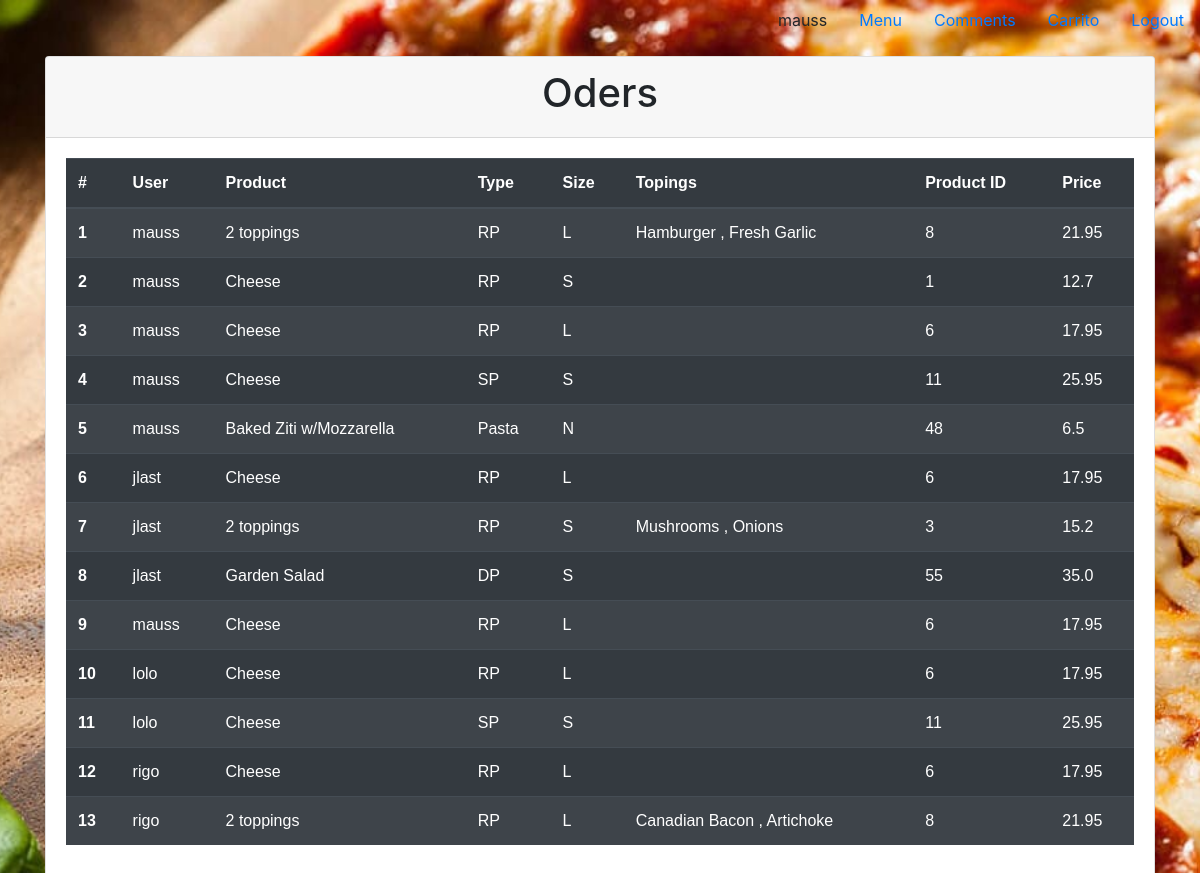
Screenshot of /orders/ (signed in) with the database file from the repository.
### orders/models.py (models this page shows)
class Pizza(models.Model):
    id = models.IntegerField(
        primary_key=True
    )
    product = models.CharField(
        max_length=64,
        null=False
    )
    tipe = models.CharField(
        max_length=64,
        null=False
    )
    size = models.CharField(
        max_length=64,
        null=False
    )
    price = models.FloatField(
        null=False
    )

class Order(models.Model):
    userID = models.CharField(
        max_length=64
    )
    productID = models.CharField(
        max_length=64
    )
    topings = models.CharField(
        max_length=64
    )

### orders/views.py (the view)
# urls.py: path("orders/", views.viewOrders, name="Ordenes"),
def viewOrders(request):
    orders = models.Order.objects.all()
    productos = []
    indice = []
    for i, order in enumerate(orders):
        p = models.Pizza.objects.get(id=order.productID)
        productos.append(p)
        indice.append(i+1)
    context = {
        "Orders": zip(indice, productos, orders),
        "Orders2": bool(orders)
    }
    if request.user.is_staff:
        return render(request, "orders/orders.html", context)
    else:
        return menu(request)

### orders/templates/orders/orders.html (shortened to what this page needs)
{% extends "orders/layout.html" %} {% block title %} Orders{% endblock %} {% block header %}
<div>
    <ul class="nav justify-content-end nav-pills">
        <li class="nav-item">
            <p class="nav-link">{{user.get_username}}</p>
        </li>
        <li class="nav-item">
            <a class="nav-link" href="{% url 'menu'  %}" id="">Menu</a>
        </li>
        <li class="nav-item">
            <a class="nav-link" href="{% url 'Comment' %}" id="">Comments</a>
        </li>
        <li class="nav-item">
            <a class="nav-link" href="{%url 'ShowCarrito'%}"> Carrito </a>
        </li>
        <li class="nav-item">
            <a class="nav-link" href="{% url 'logout' %}" id="">Logout</a>
        </li>
    </ul>
</div>
{% endblock %} {% block body %} {% load staticfiles %}
<div class="container">
    <div class="card">
        <div class="card-header" align="center">
            <h1>Oders</h1>
        </div>
        <div class="card-body">
            <table class="table table-striped table-dark">
                <thead>
                    <tr>
                        <th scope="col">#</th>
                        <th scope="col">User</th>
                        <th scope="col">Product</th>
                        <th scope="col">Type</th>
                        <th scope="col">Size</th>
                        <th scope="col">Topings</th>
                        <th scope="col">Product ID</th>
                        <th scope="col">Price</th>
                    </tr>
                </thead>
                <tbody>
                    {%for idx,producto,order in Orders%}
                    <tr>
                        <th scope="row">{{idx}}</th>
                        <td>
                            {{order.userID}}
                        </td>
                        <td>
                            {{producto.product}}
                        </td>
                        <td>
                            {{producto.tipe}}
                        </td>
                        <td>
                            {{producto.size}}
                        </td>
                        <td>
                            {{order.topings}}
                        </td>
                        <td>
                            {{producto.id}}
                        </td>
                        <td>
                            {{producto.price}}
                        </td>
                    </tr>
                    {% endfor %}
                </tbody>
            </table>
        </div>
    </div>
</div>
{% endblock %}

### orders/static/css/style1.css (style rules this page uses)
table { font-family: arial, sans-serif; border-collapse: collapse; width: 80%; }

### orders/static/css/style2.css (style rules this page uses)
table { font-family: arial, sans-serif; border-collapse: collapse; width: 80%; margin-bottom: 2%; }
body { background-image: url(../images/background.jpg); background-position: center center; background-repeat: no-repeat; background-attachment: fixed; background-size: cover; margin-top: 0px; }

### rows the page displays
Pizza: idx "1", userID "mauss", product "2 toppings", tipe "RP", size "L", topings "Hamburger , Fresh Garlic", id "8", price "21.95", idx "13", userID "rigo", topings "Canadian Bacon , Artichoke"
Pizza: idx "2", userID "mauss", product "Cheese", tipe "RP", size "S", id "1", price "12.7"
Pizza: idx "3", userID "mauss", product "Cheese", tipe "RP", size "L", id "6", price "17.95", userID "jlast", idx "9", idx "10", userID "lolo", idx "12", userID "rigo"
Pizza: idx "4", userID "mauss", product "Cheese", tipe "SP", size "S", id "11", price "25.95", userID "lolo"
Pizza: idx "5", userID "mauss", product "Baked Ziti w/Mozzarella", tipe "Pasta", size "N", id "48", price "6.5"
Pizza: idx "7", userID "jlast", product "2 toppings", tipe "RP", size "S", topings "Mushrooms , Onions", id "3", price "15.2"
Pizza: idx "8", userID "jlast", product "Garden Salad", tipe "DP", size "S", id "55", price "35.0"

### other values shown
{{ user.get_username }} "mauss"
